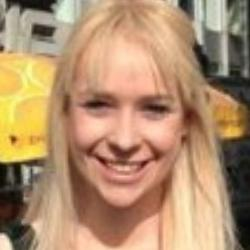
#> input picture FR/Faces2/5498592/001.jpg, 250 x 250 px, found by its file name; its folder holds 3 pictures in this run
$ python myLDA.py
#> lines starting #> are read from the running program, lines starting #| are printed output that depends on the picture; after the words box and inside, x2 and y2 are one past the last pixel; in counts of white or black regions, pixels touching at a corner belong together
#!/usr/bin/env python
# coding: utf-8

# 先看這張圖 https://img-blog.csdn.net/20171022165350939


import numpy as np
from numpy import linalg as LA
import cv2
import os
import time

startTime = time.time()
print("="*100)

# ====================================================================================================
#    讀取所有圖片位置
# ====================================================================================================

PATH = 'C:\FR\Faces2' # 指定圖像資料夾路徑
facesDir = os.listdir(PATH)  # 開啟圖像資料夾
trainDataFiles = open('train.txt', 'w') # 以寫入模式開啟 train.txt
testDataFiles = open('test.txt', 'w') # 以寫入模式 test.txt

print("已讀取指定資料夾 %s，包含 %s 個檔案" %(PATH, len(facesDir)))

# Len = 取得內容的個數
# 迴圈是要取得 Faces 資料夾內的所有資料夾
for i in range(len(facesDir)):
    d2 = os.listdir (PATH + '/%s' %(facesDir[i])) # 進入 Faces 資料夾再下一層的各資料夾

    for j in range(len(d2)-1): # 注意這邊減去三張（最後三張不拿），是為了保留等等測試集要用的圖片
        str1 = PATH + '/%s/%s' %(facesDir[i], d2[j]) # 取得每個子資料夾的內容檔案路徑
        print("正在寫入第 %s 人的圖像檔案路徑至訓練集 Train.txt：%s" %(i + 1 , str1))
        trainDataFiles.write("%s %d\n" % (str1, i)) # 將每個內容檔案路徑都存放到 train.txt，並標註是第幾個人

    for h in range(1):
        str1 = PATH + '/%s/%s' %(facesDir[i], d2[-h]) # 取得每個資料夾中的最後一張圖片的路徑
        print("正在寫入第 %s 人的圖像檔案路徑至測試集  Test.txt：%s" %(i + 1, str1))
        testDataFiles.write("%s %d\n" % (str1, i)) # 將每個資料夾最後三張圖片的路徑都存放到 test.txt，並標註是第幾個人
#> pass 2 of the loop `for i in range(len(facesDir)):`:

# 關閉 train.txt 和 test.txt
trainDataFiles.close()
testDataFiles.close()

# 上面這個區塊的目的在於：將圖片庫中的每個資料夾逐一打開，並將最後一張放到測試集的文字檔、以及將其他張照片放到訓練集的文字檔

print("已成功將資料寫入至 train.txt 和 test.txt\n","="*100)

# ====================================================================================================
#    讀取圖片並轉換成向量矩陣
# ====================================================================================================

# 定義讀取圖片的函式
def load_img(f):
    f = open(f) # 開啟傳入的路徑／檔案，這邊會用於 train.txt 和 test.txt
    lines = f.readlines() # 讀取所有的行並存成一個列表
    imgs, lab=[], []

    # 逐行操作
    for i in range(len(lines)):
        fn, label = lines[i].split(' ') # 取出路徑和標籤，用空格斷詞 Faces/9326871/9326871.9.jpg 0 就會被斷成 Faces/9326871/9326871.9.jpg 和 0

        print("正在處理圖像：%s" %fn)

        im1 = cv2.imread(fn) # 讀取圖檔
        im1 = cv2.resize(im1, (64,64)) # 調整圖片尺寸
        im1 = cv2.cvtColor(im1, cv2.COLOR_BGR2GRAY) # 灰階

        vec = np.reshape(im1, [-1]) # -1 => 長長一條的矩陣
        print("圖像 %s 已轉換為一維矩陣：%s" %(fn, vec))
        # reshape 用於轉換成指定模樣的矩陣
        # 請參閱 https://blog.csdn.net/u014722627/article/details/55259617
        # 請參閱 https://blog.csdn.net/DeniuHe/article/details/77377237

        imgs.append(vec) # 在 img 列表加入轉換好的圖片矩陣
        lab.append(int(label)) # 在 lab 列表裡面加入標籤

    # 將兩個列表結構化成 ndarray 多維度陣列
    imgs = np.asarray(imgs, np.float32)
    lab = np.asarray(lab, np.int32)
    return imgs, lab


x, y = load_img('train.txt')
#> in load_img, im1 is the input picture: shape (250, 250, 3); mean B, G, R 109.8, 142.9, 177.7
#> in load_img, `im1 = cv2.resize(im1, (64,64))`:
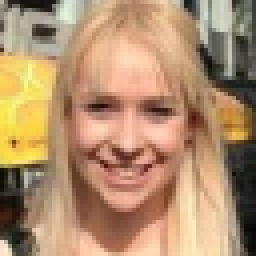
#> im1: shape (64, 64, 3) (shown 4 times larger); mean B, G, R 109.6, 142.8, 177.5
#> in load_img, `im1 = cv2.cvtColor(im1, cv2.COLOR_BGR2GRAY)`:
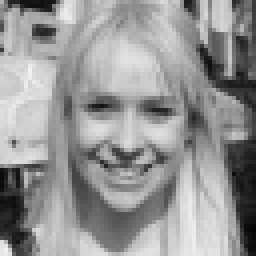
#> im1: shape (64, 64) (shown 4 times larger); min 6, max 240, mean 149.4
#> in load_img, `vec = np.reshape(im1, [-1])`: vec = 4096 values, max 240 at index 1095, min 6 at index 3711, mean 149.4
#> (printed output is left out)
#> pass 2 of the loop in load_img, `for i in range(len(lines)):`:
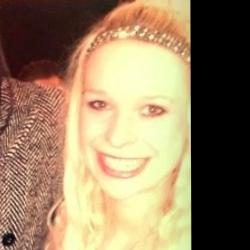
#> input picture FR/Faces2/5498592/002.jpg, 250 x 250 px, found by its file name
#> in load_img, im1 is the input picture: shape (250, 250, 3); mean B, G, R 97.2, 127.8, 149.9
#> vec = 4096 values, max 250 at index 1251, min 0 at index 49, mean 131.4
#> (printed output is left out)
#> y = [0, 0]
tx, ty = load_img('test.txt')
#> in load_img (call 2), `vec = np.reshape(im1, [-1])`: vec = 4096 values, max 240 at index 1095, min 6 at index 3711, mean 149.4
#> (printed output is left out)
#> pass 2 of the loop in load_img, `for i in range(len(lines)):`:
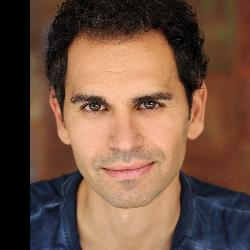
#> input picture FR/Faces2/5513628/001.jpg, 250 x 250 px, found by its file name
#> in load_img, im1 is the input picture: shape (250, 250, 3); mean B, G, R 65.8, 82.5, 112.7
#> in load_img (call 2), `im1 = cv2.cvtColor(im1, cv2.COLOR_BGR2GRAY)`:
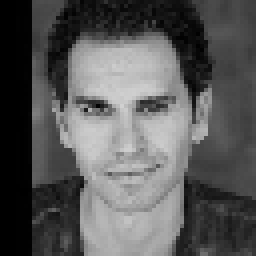
#> im1: shape (64, 64) (shown 4 times larger); min 0, max 208, mean 89.1
#> vec = 4096 values, max 208 at index 1694, min 0 at index 0, mean 89.08
#> (printed output is left out)
#> ty = [0, 1]

print("="*100,"\n處理完成\n訓練集已轉換為 %s 的圖像矩陣和 %s 的標籤\n測試集已轉換為 %s 的圖像矩陣和 %s 的標籤" %(x.shape, y.shape, tx.shape, ty.shape))
#| ====================================================================================================
#| 處理完成
#| 訓練集已轉換為 (2, 4096) 的圖像矩陣和 (2,) 的標籤
#| 測試集已轉換為 (2, 4096) 的圖像矩陣和 (2,) 的標籤
print("="*100)

# ====================================================================================================
#    LDA
# ====================================================================================================

m = np.mean(x, 0) # 全局平均
#> m = 4096 values, max 236.5 at index 991, min 3 at index 3711, mean 140.4
xm = x - m

# xm /= np.std(xm, axis = 0)
# 這邊如果對原始資料做歸一化，成功率會砍半，因為原始資料本來就很像
# 但是若對特徵做整理效果反而會提升

# 初始化 SW 和 SB
sw = np.zeros((186,186), dtype=np.float32)
sb = np.zeros((186,186), dtype=np.float32)

# 取出對應標籤的照片
labels = max(y)+1
#> labels = 1
for i in range(labels):
    sub_x = x[y==i,:] # (19,4096)
    print("正在處理 第 %s 人 的圖像矩陣" %(i+1))

    mi = np.mean(sub_x, 0) # 該人物的平均

    for j in range(len(sub_x)):

        xmi = sub_x[j] - mi # 零均值化
        swi = np.cov(xmi) # 算個人的 SW 並加進去
        sw += swi

    mt = mi - m # 該人物平均扣除全局平均
    sbi = 2 * np.matmul(mt, np.transpose(mt)) # 算個人的 SB 並加進去
    sb += sbi
#> this loop made 1 pass
#> sbi on pass 1: 0
#> sw: shape (186, 186) float32; every value is 5134.4

# 奇異矩陣分解，不然會跳錯誤
print("奇異矩陣無法直接處理，正在進行分解")
U, S, V = LA.svd(sw)
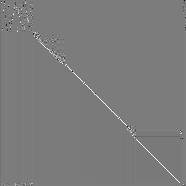
#> U: shape (186, 186) float32; min -0.946, max 0.996, mean -0.000394; drawn with min black and max white
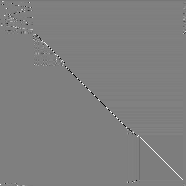
#> V: shape (186, 186) float32; min -0.996, max 0.996, mean -0.000394; drawn with min black and max white
#> S = 186 values, max 954995.6 at index 0, min 9.07e-12 at index 185, mean 5134.4
S = np.diag(S)
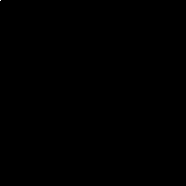
#> S: shape (186, 186) float32; min 0, max 954995.6, mean 27.6; drawn with min black and max white
SWnew = V.dot(LA.pinv(S)).dot(U.T)
A = SWnew.dot(sb)

print("分解完成，正在計算特徵矩陣向量")
w, v = LA.eig(A) # 計算 特徵矩陣向量
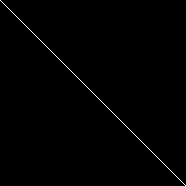
#> v: shape (186, 186) float32; values 0 (black) and 1 (white), 0.54% white in thin lines or dots
#> w = 186 values from 0 to 0

print("\n特徵矩陣向量\n特徵值：", w.shape)
#| 特徵矩陣向量
#| 特徵值： (186,)
print("特徵向量：", v.shape)
#| 特徵向量： (186, 186)

v = -np.sort(-v, axis = 1) # 按列遞減排序，若未排序正確率會下降很多
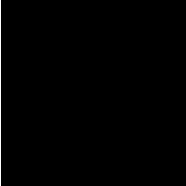
#> v: shape (186, 186) float32; values 0 (black) and 1 (white), 0.54% white in thin lines or dots, all inside (x1, y1, x2, y2) = (0, 0, 1, 186)

p1 = v[:, 0:3] # 取出前三個特徵值，想降到幾維就取幾個
#> p1 = 186 rows, first 8: [1, 0, 0], [1, 0, 0], [1, 0, 0], [1, 0, 0], [1, 0, 0], [1, 0, 0], [1, 0, 0], [1, 0, 0]

# 歸一化
for i in range(3):
    L = LA.norm(p1[:,i])
    p1[:,i] = p1[:,i]/L
#> this loop made 3 passes
#> L on passes 1 to 3: 13.64, 0, 0
#> after the loop, p1 = 186 rows, first 8: [0.0733, nan, nan], [0.0733, nan, nan], [0.0733, nan, nan], [0.0733, nan, nan], [0.0733, nan, nan], [0.0733, nan, nan], [0.0733, nan, nan], [0.0733, nan, nan]

#> (the run stopped early here; a loop or call above may not have finished)
